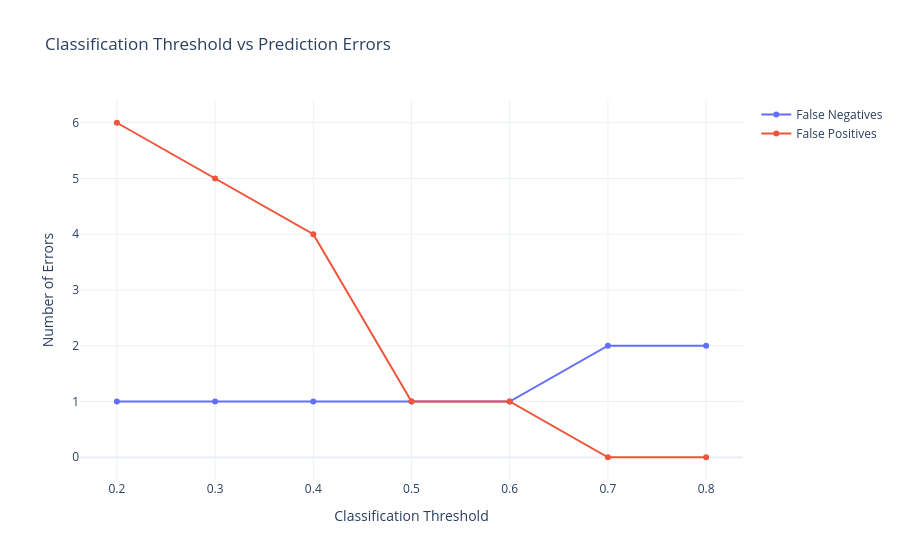

Notebook source saved alongside this figure:
### Code cell
import plotly.graph_objects as go

fig = go.Figure()

# False Negatives
fig.add_trace(go.Scatter(
    x=threshold_df["Threshold"],
    y=threshold_df["False Negatives"],
    mode="lines+markers",
    name="False Negatives",
    hovertemplate="Threshold: %{x:.1f}<br>False Negatives: %{y}<extra></extra>"
))

# False Positives
fig.add_trace(go.Scatter(
    x=threshold_df["Threshold"],
    y=threshold_df["False Positives"],
    mode="lines+markers",
    name="False Positives",
    hovertemplate="Threshold: %{x:.1f}<br>False Positives: %{y}<extra></extra>"
))

fig.update_layout(
    title="Classification Threshold vs Prediction Errors",
    xaxis_title="Classification Threshold",
    yaxis_title="Number of Errors",
    template="plotly_white",
    hovermode="closest"
)

fig.show()

### Figure 1 — Plotly figure (JSON) as saved in the notebook; plotly's stock layout.template omitted (floating-point values rounded to 4 significant figures)
{"data": [{"hovertemplate": "Threshold: %{x:.1f}<br>False Negatives: %{y}<extra></extra>", "mode": "lines+markers", "name": "False Negatives", "type": "scatter", "x": [0.2, 0.3, 0.4, 0.5, 0.6, 0.7, 0.8], "y": [1, 1, 1, 1, 1, 2, 2]}, {"hovertemplate": "Threshold: %{x:.1f}<br>False Positives: %{y}<extra></extra>", "mode": "lines+markers", "name": "False Positives", "type": "scatter", "x": [0.2, 0.3, 0.4, 0.5, 0.6, 0.7, 0.8], "y": [6, 5, 4, 1, 1, 0, 0]}], "layout": {"hovermode": "closest", "title": {"text": "Classification Threshold vs Prediction Errors"}, "xaxis": {"title": {"text": "Classification Threshold"}}, "yaxis": {"title": {"text": "Number of Errors"}}}}
